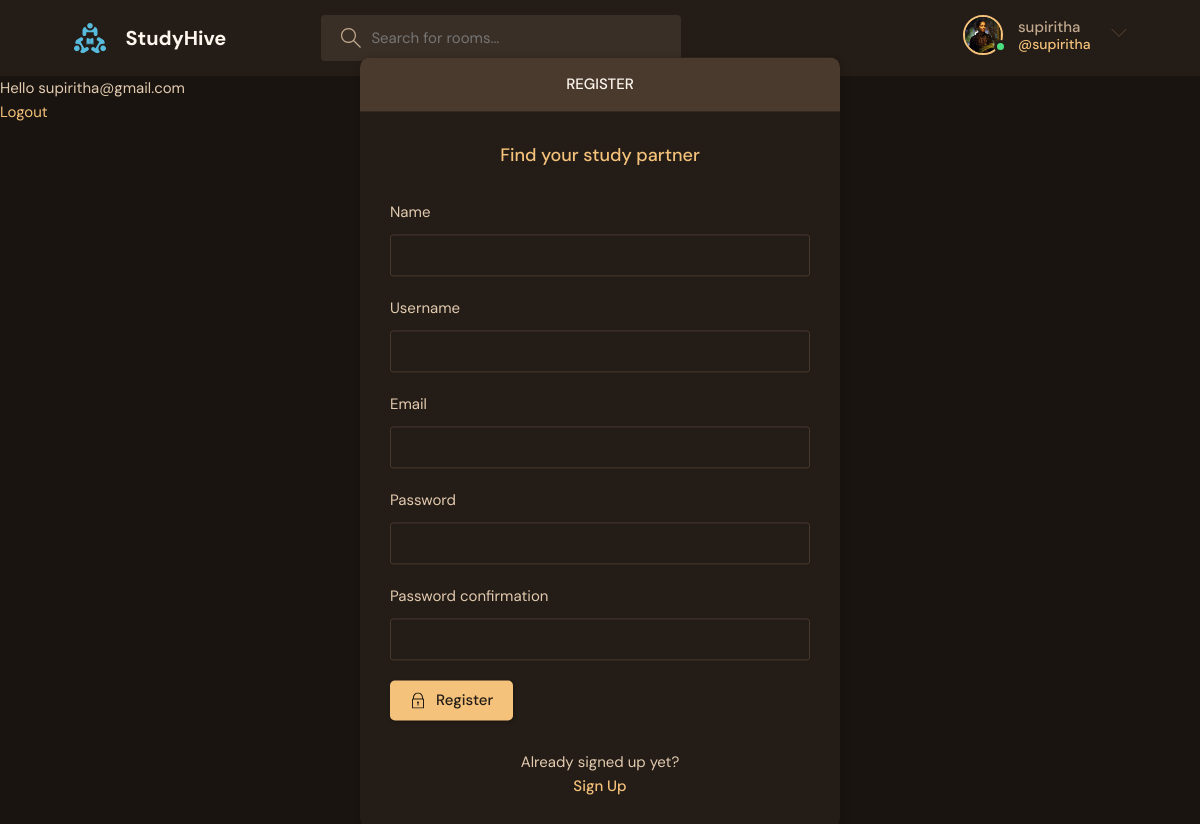
The app's page /register/ (signed in) with its own data.
### base/models.py (models this page shows)
class User(AbstractUser):
    name = models.CharField(max_length=200, null=True)
    email = models.EmailField(unique=True, null=True)
    bio = models.TextField(null=True)
    avatar = models.ImageField(null=True, default="avatar.svg")
    USERNAME_FIELD = 'email'
    REQUIRED_FIELDS = []

### base/views.py (the view, shortened to what this page needs)
# urls.py: path('register/',views.registeruser,name='register'),
def registeruser(request):
      form= MyUserCreationForm()
      context={'form':form}
      return render(request,'base/login_register.html',context)

### base/forms.py
class MyUserCreationForm(UserCreationForm):
    class Meta:
        model = User
        fields = ['name', 'username', 'email', 'password1', 'password2']

### base/templates/base/login_register.html (shortened to what this page needs)
{% extends 'main.html' %}
{% block content %}
    <main class="auth layout">
      {% if page == 'login' %}
      <div class="container">
        <div class="layout__box">
          <div class="layout__boxHeader">
            <div class="layout__boxTitle">
              <h3>Login</h3>
            </div>
          </div>
          <div class="layout__body">
            <h2 class="auth__tagline">Find your study partner</h2>
            <form class="form" action="" method="POST">
              {% csrf_token %}
              <div class="form__group form__group">
                <label for="room_name">Email</label>
                <input id="username" name="email" type="text" placeholder="e.g. dennis_ivy" />
              </div>
              <div class="form__group">
                <label for="password">Password</label>
                <input
                  id="password"
                  name="password"
                  type="password"
                  placeholder="&bull;&bull;&bull;&bull;&bull;&bull;&bull;&bull;"
                />
              </div>
              <button class="btn btn--main" type="submit">
                <svg
                  version="1.1"
                  xmlns="http://www.w3.org/2000/svg"
                  width="32"
                  height="32"
                  viewBox="0 0 32 32"
                >
                  <title>lock</title>
                  <path
                    d="M27 12h-1v-2c0-5.514-4.486-10-10-10s-10 4.486-10 10v2h-1c-0.553 0-1 0.447-1 1v18c0 0.553 0.447 1 1 1h22c0.553 0 1-0.447 1-1v-18c0-0.553-0.447-1-1-1zM8 10c0-4.411 3.589-8 8-8s8 3.589 8 8v2h-16v-2zM26 30h-20v-16h20v16z"
                  ></path>
                  <path
                    d="M15 21.694v4.306h2v-4.306c0.587-0.348 1-0.961 1-1.694 0-1.105-0.895-2-2-2s-2 0.895-2 2c0 0.732 0.413 1.345 1 1.694z"
                  ></path>
                </svg>
                Login
              </button>
            </form>
            <div class="auth__action">
              <p>Haven't signed up yet?</p>
              <a href="{% url 'register' %}" class="btn btn--link">Sign Up</a>
            </div>
          </div>
        </div>
      </div>
      {% else %}
            <div class="container">
        <div class="layout__box">
          <div class="layout__boxHeader">
            <div class="layout__boxTitle">
              <h3>Register</h3>
            </div>
          </div>
          <div class="layout__body">
            <h2 class="auth__tagline">Find your study partner</h2>
            <form class="form" action="" method="POST">
              {% for field in form %}
              <div class="form__group form__group">
                <label for="room_name">{{field.label}}</label>
                {{field}}
              </div>
              {% endfor %}
              <button class="btn btn--main" type="submit">
                Register
              </button>
            </form>
            <div class="auth__action">
              <p>Already signed up yet?</p>
              <a href="{% url 'login' %}" class="btn btn--link">Sign Up</a>
            </div>
          </div>
        </div>
      </div>
    {% endif %}
    </main>
{% endblock content %}

### templates/navbar.html (shortened to what this page needs)
    {% load static %}
    <header class="header header--loggedIn">
      <div class="container">
        <a href="{% url 'home' %}" class="header__logo">
          <img src="{% static 'images/logo.svg' %}" />
          <h1>StudyHive</h1>
        </a>
        <form class="header__search" method="GET" action="{% url 'home' %}">
          <label>
            <input name="q" placeholder="Search for rooms..." />
          </label>
        </form>
        <nav class="header__menu">
           {% if request.user.is_authenticated %}
          <div class="header__user">
            <a href="{% url 'updateuser' %}">
              <div class="avatar avatar--medium active">
                <img src="{{request.user.avatar.url}}" />
              </div>
              <p>{{request.user.username}}<span>@{{request.user.username}}</span></p>
            </a>
            <button class="dropdown-button">
              <svg version="1.1" xmlns="http://www.w3.org/2000/svg" width="32" height="32" viewBox="0 0 32 32">
                <title>chevron-down</title>
                <path d="M16 21l-13-13h-3l16 16 16-16h-3l-13 13z"></path>
              </svg>
            </button>
          </div>
          {% else %}
           <a href="{% url 'login' %}">
            <img src="{% static 'images/avatar.svg' %}" />
            <p>Login</p>
          </a>
          {% endif %}
        </nav>
      </div>
    </header>
{% if request.user.is_authenticated %}
<p>Hello {{request.user}}</p>
<a href="{% url 'logout' %}">Logout</a>
{% else %}
<a href="{% url 'login' %}">Login</a>
{% endif %}

### records on screen
User: user.avatar (picture), user.username "supiritha", user "supiritha@gmail.com"

### other values on screen
{{ field.label }} "Name" "Username" "Email" "Password" "Password confirmation"
